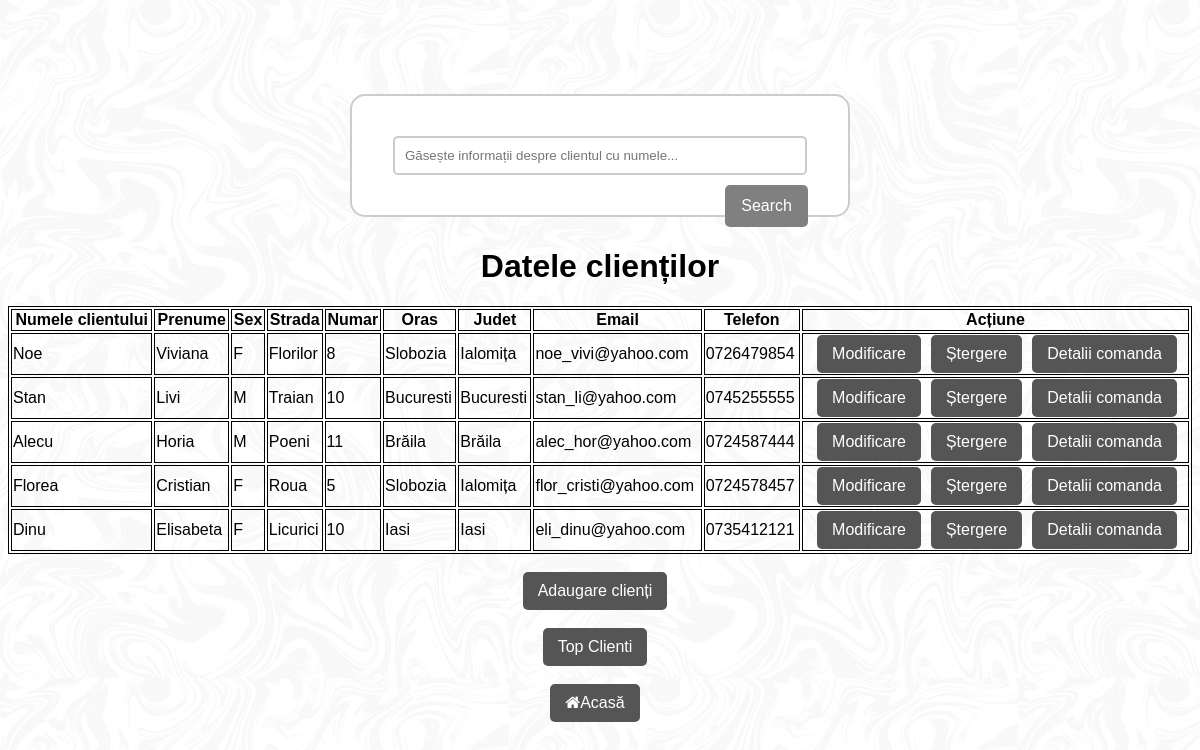
The page /clienti.php on the database its author committed.
### tables this page shows
CREATE TABLE `clienti` (
  `clientID` int(11) NOT NULL,
  `ID_admin` int(11) NOT NULL,
  `nume` varchar(30) NOT NULL,
  `prenume` varchar(30) NOT NULL,
  `sex` enum('M','F') NOT NULL,
  `strada` varchar(20) NOT NULL,
  `numar` varchar(50) NOT NULL,
  `oras` varchar(20) NOT NULL,
  `judet` varchar(20) NOT NULL,
  `email` varchar(50) NOT NULL,
  `telefon` varchar(10) NOT NULL
);

### clienti.php (the view, shortened to what this page needs)
<!DOCTYPE html>
<html>
<head>
     <link rel="stylesheet" type="text/css" href="style.css">
<link rel="stylesheet" href="https://cdnjs.cloudflare.com/ajax/libs/font-awesome/4.7.0/css/font-awesome.min.css">
</head>
<?php
include "config.php";
$sql = "SELECT clientID, nume, prenume, sex, strada, numar, oras, judet, email, telefon FROM Clienti";
$result = $con->query($sql);
?>
<body>
  <div class="container">
  <form class="form-inline" method="post" action="cautare_client.php">
    <input type="text" name="numeCl" class="form-control" placeholder="Găsește informații despre clientul cu numele...">
    <button type="submit" name="save" class="btn btn-primary">Search</button>
  </form>
</div>
  <?php
if (mysqli_num_rows($result) > 0) {
?>
     <h1 style="color:black;">Datele clienților</h1>
       <table style="width:100%">
  <tr>
    <th>Numele clientului</th>
    <th>Prenume</th>
    <th>Sex</th>
    <th>Strada</th>
    <th>Numar</th>
    <th>Oras</th>
    <th>Judet</th>
    <th>Email</th>
    <th>Telefon</th>
    <th>Acțiune</th>
  </tr>
<?php
      while($row = mysqli_fetch_array($result)) {
      ?>
    <tr>
    <td><?php echo $row["nume"]; ?></td>
    <td><?php echo $row["prenume"]; ?></td>
    <td><?php echo $row["sex"]; ?></td>
    <td><?php echo $row["strada"]; ?></td>
    <td><?php echo $row["numar"]; ?></td>
    <td><?php echo $row["oras"]; ?></td>
    <td><?php echo $row["judet"]; ?></td>
    <td><?php echo $row["email"]; ?></td>
    <td><?php echo $row["telefon"]; ?></td>
    <td><a href="continut_comanda.php?clientID=<?php echo $row["clientID"]; ?>">Detalii comanda
      <a href="procesare_stergere_client.php?clientID=<?php echo $row["clientID"]; ?>">Ștergere
    <a href="update_client.php?clientID=<?php echo $row["clientID"]; ?>">Modificare</a></td>
      </tr>
      <?php
      }
      ?>
</table>
<?php
}
else
{
    echo "No result found";
}
?>
<br>
    <a href="index_client.php">Adaugare clienți</a>&nbsp;
    <a href="top_clienti.sub2.php">Top Clienti</a>&nbsp;
    <a class="button" href="home.php"><i class="fa fa-home"></i>Acasă</a>
</body>
</html>

### style.css (style rules this page uses)
body { background: #ccffcc; display: flex; justify-content: center; align-items: center; height: 100vh; flex-direction: column; }
* { font-family: sans-serif; box-sizing: border-box; }
form { width: 500px; border: 2px solid #ccc; padding: 30px; background: #fff; border-radius: 15px; }
input { display: block; border: 2px solid #ccc; width: 95%; padding: 10px; margin: 10px auto; border-radius: 5px; }
button { float: right; background: #555; padding: 10px 15px; color: #fff; border-radius: 5px; margin-right: 10px; border: none; }
h1 { text-align: center; color: #fff; }
a { float: right; background: #555; padding: 10px 15px; color: #fff; border-radius: 5px; margin-right: 10px; border: none; text-decoration: none; }

### clienti.php (style rules this page uses)
body { background-image: url("istockphoto-1277592603-170667a.jpg"); background-color: #cccccc; }
table, th, td { border:1px solid black; }
.btn { background-color: Grey; border: none; color: white; padding: 12px 16px; font-size: 16px; cursor: pointer; }

### rows shown on the page
clienti: nume "Noe", prenume "Viviana", sex "F", strada "Florilor", numar "8", oras "Slobozia", judet "Ialomița", email "noe_vivi@yahoo.com", telefon "0726479854"
clienti: nume "Stan", prenume "Livi", sex "M", strada "Traian", numar "10", oras "Bucuresti", judet "Bucuresti", email "stan_li@yahoo.com", telefon "0745255555"
clienti: nume "Alecu", prenume "Horia", sex "M", strada "Poeni", numar "11", oras "Brăila", judet "Brăila", email "alec_hor@yahoo.com", telefon "0724587444"
clienti: nume "Florea", prenume "Cristian", sex "F", strada "Roua", numar "5", oras "Slobozia", judet "Ialomița", email "flor_cristi@yahoo.com", telefon "0724578457"
clienti: nume "Dinu", prenume "Elisabeta", sex "F", strada "Licurici", numar "10", oras "Iasi", judet "Iasi", email "eli_dinu@yahoo.com", telefon "0735412121"
